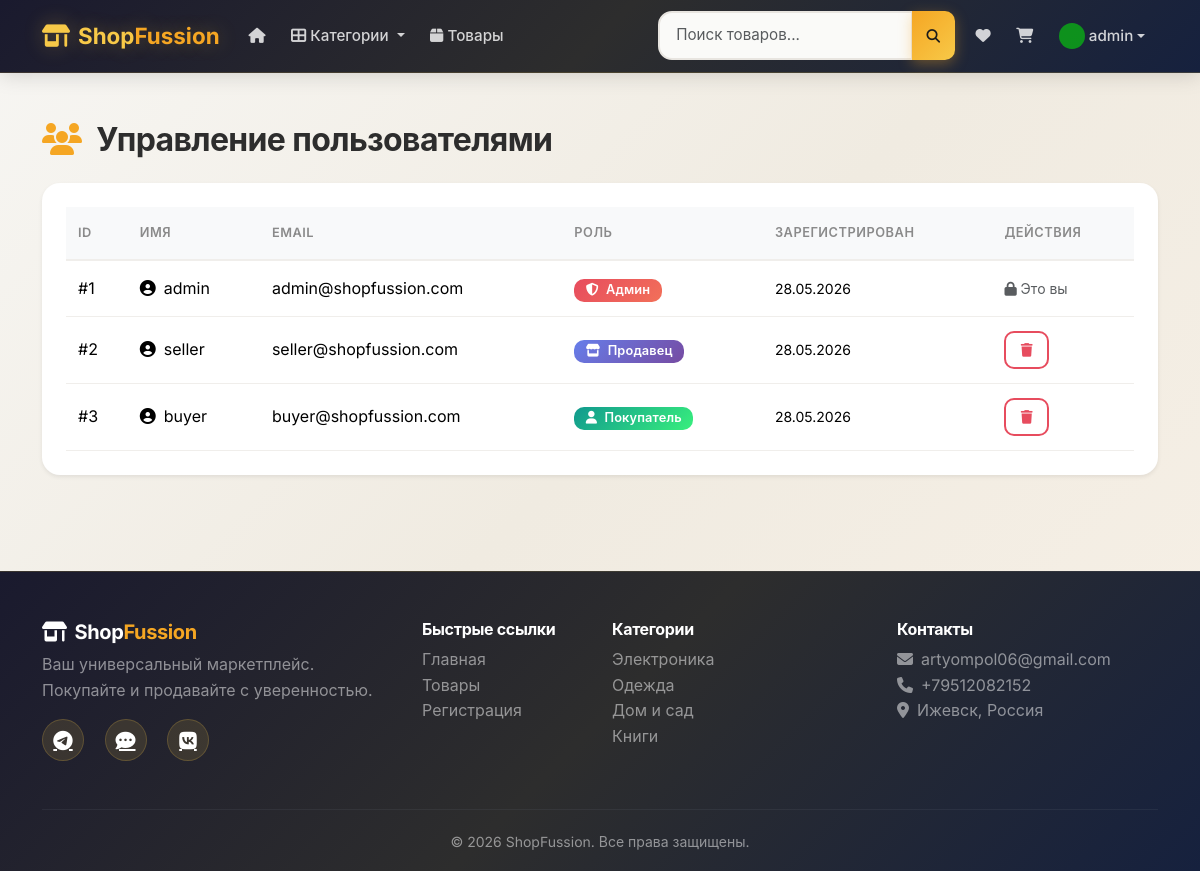
The app's page /admin/users (signed in) with its own data.
### app.py (models this page shows, shortened)
class User(UserMixin, db.Model):
    id = db.Column(db.Integer, primary_key=True)
    username = db.Column(db.String(80), unique=True, nullable=False)
    email = db.Column(db.String(120), unique=True, nullable=False)
    password_hash = db.Column(db.String(200), nullable=False)
    role = db.Column(db.String(20), nullable=False, default='buyer')
    avatar = db.Column(db.String(200), default='default_avatar.png')
    avatar_data = db.Column(db.LargeBinary, nullable=True)
    created_at = db.Column(db.DateTime, default=datetime.utcnow)
    products = db.relationship('Product', backref='seller', lazy=True)
    orders = db.relationship('Order', backref='buyer', lazy=True)
    wishlist_items = db.relationship('WishlistItem', backref='user', lazy=True)

class Category(db.Model):
    id = db.Column(db.Integer, primary_key=True)
    name = db.Column(db.String(80), unique=True, nullable=False)
    products = db.relationship('Product', backref='category', lazy=True)

### app.py (the view)
@app.route('/admin/users')
@login_required
@admin_required
def admin_users():
    users = User.query.order_by(User.created_at.desc()).all()
    return render_template('admin/users.html', users=users)

### app.py (called while the page is built)
@login_manager.user_loader
def load_user(user_id):
    return db.session.get(User, int(user_id))

def admin_required(f):
    @wraps(f)
    def decorated_function(*args, **kwargs):
        if not current_user.is_authenticated or current_user.role != 'admin':
            abort(403)
        return f(*args, **kwargs)
    return decorated_function

@app.template_filter('rusdate')
def rusdate_filter(dt, fmt='%d %B %Y'):
    if dt is None:
        return ''
    result = dt.strftime(fmt)
    ru_month = MONTHS_RU[dt.month - 1]
    result = result.replace(dt.strftime('%B'), ru_month)
    return result

@app.template_filter('avatar_img')
def avatar_img_filter(avatar):
    if avatar and avatar.startswith(('http://', 'https://')):
        return avatar
    if avatar and avatar.startswith('db_'):
        return url_for('db_image', type='avatar', filename=avatar)
    return url_for('static', filename='uploads/' + (avatar or 'default_avatar.png'))

@app.context_processor
def inject_categories():
    categories = Category.query.all()
    cart_count = 0
    if current_user.is_authenticated:
        cart_count = CartItem.query.filter_by(user_id=current_user.id).count()
    return dict(categories=categories, cart_count=cart_count)

### templates/admin/users.html (shortened to what this page needs)
{% extends "base.html" %}
{% block content %}
<div class="container py-5">
    <h2 class="fw-bold mb-4"><i class="fas fa-users text-warning me-2"></i> Управление пользователями</h2>
    <div class="card border-0 shadow-sm">
        <div class="card-body">
            <div class="table-responsive">
                <table class="table table-hover align-middle">
                    <thead class="table-light">
                        <tr>
                            <th>ID</th>
                            <th>Имя</th>
                            <th>Email</th>
                            <th>Роль</th>
                            <th>Зарегистрирован</th>
                            <th>Действия</th>
                        </tr>
                    </thead>
                    <tbody>
                        {% for user in users %}
                        <tr>
                            <td>#{{ user.id }}</td>
                            <td><i class="fas fa-user-circle me-2"></i>{{ user.username }}</td>
                            <td>{{ user.email }}</td>
                            <td>
                                <span class="badge bg-{{ 'danger' if user.role == 'admin' else 'primary' if user.role == 'seller' else 'success' }}">
                                    <i class="fas fa-{{ 'shield-alt' if user.role == 'admin' else 'store' if user.role == 'seller' else 'user' }} me-1"></i>
                                    {{ 'Админ' if user.role == 'admin' else 'Продавец' if user.role == 'seller' else 'Покупатель' }}
                                </span>
                            </td>
                            <td><small>{{ user.created_at|rusdate('%d.%m.%Y') }}</small></td>
                            <td>
                                {% if user.id != current_user.id %}
                                <form action="{{ url_for('delete_user', user_id=user.id) }}" method="POST" class="d-inline" onsubmit="return confirm('Удалить пользователя навсегда?')">
                                    <button type="submit" class="btn btn-sm btn-outline-danger"><i class="fas fa-trash"></i></button>
                                </form>
                                {% else %}
                                <span class="text-muted small"><i class="fas fa-lock"></i> Это вы</span>
                                {% endif %}
                            </td>
                        </tr>
                        {% endfor %}
                    </tbody>
                </table>
            </div>
        </div>
    </div>
</div>
{% endblock %}

### templates/base.html (shortened to what this page needs)
<!DOCTYPE html>
<html lang="ru" data-theme="light">
<head>
    <link href="https://cdn.jsdelivr.net/npm/bootstrap@5.3.2/dist/css/bootstrap.min.css" rel="stylesheet">
    <link rel="stylesheet" href="https://cdnjs.cloudflare.com/ajax/libs/font-awesome/6.5.1/css/all.min.css">
    <link rel="stylesheet" href="{{ url_for('static', filename='css/style.css') }}">
</head>
<body>
    <nav class="navbar navbar-expand-lg navbar-dark bg-dark sticky-top">
        <div class="container">
            <a class="navbar-brand fw-bold" href="{{ url_for('index') }}">
                <i class="fas fa-store-alt me-2"></i>Shop<span class="text-warning">Fussion</span>
            </a>
            <div class="collapse navbar-collapse" id="navbarNav">
                <ul class="navbar-nav me-auto">
                    <li class="nav-item">
                        <a class="nav-link" href="{{ url_for('index') }}"><i class="fas fa-home"></i></a>
                    </li>
                    <li class="nav-item dropdown">
                        <a class="nav-link dropdown-toggle" href="#" role="button" data-bs-toggle="dropdown">
                            <i class="fas fa-th-large"></i> Категории
                        </a>
                    </li>
                    <li class="nav-item">
                        <a class="nav-link" href="{{ url_for('products') }}"><i class="fas fa-box"></i> Товары</a>
                    </li>
                </ul>
                <form class="d-flex me-2 position-relative" action="{{ url_for('products') }}" method="GET" id="search-form">
                    <div class="input-group">
                        <input class="form-control form-control-sm" type="search" name="search" id="search-input" placeholder="Поиск товаров..." aria-label="Поиск" autocomplete="off">
                        <button class="btn btn-warning btn-sm" type="submit"><i class="fas fa-search"></i></button>
                    </div>
                </form>
                <ul class="navbar-nav align-items-center">
                    {% if current_user.is_authenticated %}
                        <li class="nav-item">
                            <a class="nav-link position-relative" href="{{ url_for('wishlist') }}" title="Избранное">
                                <i class="fas fa-heart"></i>
                            </a>
                        </li>
                        <li class="nav-item">
                            <a class="nav-link position-relative" href="{{ url_for('cart') }}">
                                <i class="fas fa-shopping-cart"></i>
                            </a>
                        </li>
                        <li class="nav-item dropdown">
                            <a class="nav-link dropdown-toggle d-flex align-items-center" href="#" role="button" data-bs-toggle="dropdown">
                                <img src="{{ current_user.avatar|avatar_img }}" class="rounded-circle me-1" style="width: 26px; height: 26px; object-fit: cover;"> {{ current_user.username }}
                            </a>
                        </li>
                    {% endif %}
                </ul>
            </div>
        </div>
    </nav>
    <main class="main-content">
        {% block content %}{% endblock %}
    </main>
    <footer class="bg-dark pt-5 pb-3 mt-5">
        <div class="container">
            <div class="row">
                <div class="col-md-4 mb-4">
                    <h5 class="fw-bold text-white"><i class="fas fa-store-alt me-2"></i>Shop<span class="text-warning">Fussion</span></h5>
                    <p class="text-white-50">Ваш универсальный маркетплейс. Покупайте и продавайте с уверенностью.</p>
                    <div class="social-links">
                        <a href="https://t.me/artpo06" target="_blank" class="text-white me-3"><i class="fab fa-telegram fa-lg"></i></a>
                        <a href="https://max.ru/u/f9LHodD0cOInfM9btUWrl3gkT055a0RwU4gwb3VU_LGhvYlHDhzKqaucy3Y" target="_blank" class="text-white me-3"><i class="fas fa-comment-dots fa-lg"></i></a>
                        <a href="https://vk.com/qwertlyx" target="_blank" class="text-white"><i class="fab fa-vk fa-lg"></i></a>
                    </div>
                </div>
                <div class="col-md-2 mb-4">
                    <h6 class="fw-bold text-white">Быстрые ссылки</h6>
                    <ul class="list-unstyled">
                        <li><a href="{{ url_for('index') }}" class="text-white-50 text-decoration-none">Главная</a></li>
                        <li><a href="{{ url_for('products') }}" class="text-white-50 text-decoration-none">Товары</a></li>
                        <li><a href="{{ url_for('register') }}" class="text-white-50 text-decoration-none">Регистрация</a></li>
                    </ul>
                </div>
                <div class="col-md-3 mb-4">
                    <h6 class="fw-bold text-white">Категории</h6>
                    <ul class="list-unstyled">
                        {% for cat in categories[:4] %}
                        <li><a href="{{ url_for('products', category=cat.id) }}" class="text-white-50 text-decoration-none">{{ cat.name }}</a></li>
                        {% endfor %}
                    </ul>
                </div>
                <div class="col-md-3 mb-4">
                    <h6 class="fw-bold text-white">Контакты</h6>
                    <ul class="list-unstyled text-white-50">
                        <li><i class="fas fa-envelope me-2"></i>artyompol06@gmail.com</li>
                        <li><i class="fas fa-phone me-2"></i>+79512082152</li>
                        <li><i class="fas fa-map-marker-alt me-2"></i>Ижевск, Россия</li>
                    </ul>
                </div>
            </div>
            <hr class="border-secondary">
            <div class="text-center text-white-50">
                <small>&copy; 2026 ShopFussion. Все права защищены.</small>
            </div>
        </div>
    </footer>
</body>
</html>

### records on screen
User: avatar|avatar_img (placeholder picture), username "admin", id "1", email "admin@shopfussion.com", role "Админ", created_at|rusdate "28.05.2026", shows "Это вы"
User: id "2", username "seller", email "seller@shopfussion.com", role "Продавец", created_at|rusdate "28.05.2026"
User: id "3", username "buyer", email "buyer@shopfussion.com", role "Покупатель", created_at|rusdate "28.05.2026"
Category: name "Электроника"
Category: name "Одежда"
Category: name "Дом и сад"
Category: name "Книги"
